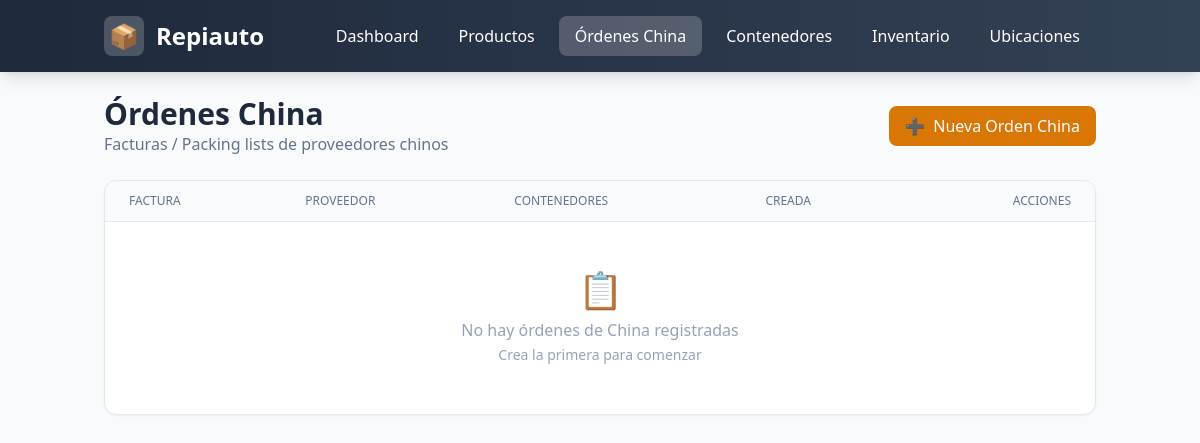
The page /orders-china on the database as committed earlier.
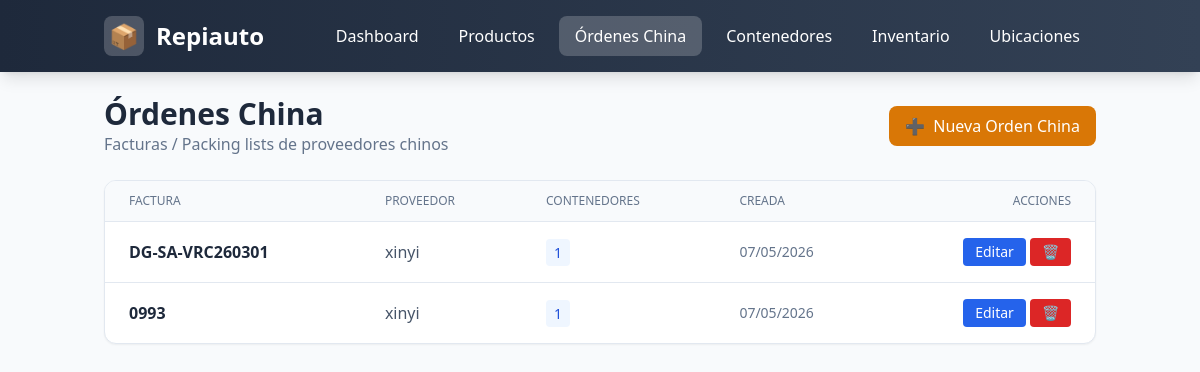
The same page on the database as committed later.
### main.py (models this page shows)
class Base(DeclarativeBase):
    pass

class OrderChina(Base):
    __tablename__ = "orders_china"
    id: Mapped[int] = mapped_column(Integer, primary_key=True)
    invoice_number: Mapped[str] = mapped_column(String(100), unique=True, index=True)
    supplier: Mapped[Optional[str]] = mapped_column(String(200), nullable=True)
    created_at: Mapped[datetime] = mapped_column(DateTime, default=datetime.utcnow)
    containers = relationship("ShippingContainer", back_populates="order_china")

### main.py (the view)
@app.get("/orders-china", response_class=HTMLResponse)
async def orders_china(request: Request):
    try:
        db = SessionLocal()
        try:
            rows = db.query(OrderChina).order_by(OrderChina.created_at.desc()).all()
            result = []
            for o in rows:
                container_count = db.query(ShippingContainer).filter(ShippingContainer.orders_china_id == o.id).count()
                result.append({"id": o.id, "invoice_number": o.invoice_number, "supplier": o.supplier, "created_at": o.created_at, "container_count": container_count})
        finally:
            db.close()
    except Exception as e:
        logger.error(f"Orders China error: {e}")
        return templates.TemplateResponse("error.html", {"request": request, "title": "Error", "message": "No se pudieron cargar las órdenes."})
    return templates.TemplateResponse("orders_china.html", {"request": request, "orders": result})

### templates/orders_china.html (shortened to what this page needs)
{% extends "base.html" %}
{% block content %}
<div class="flex justify-between items-center mb-6">
    <div>
        <h2 class="text-3xl font-bold text-slate-800">Órdenes China</h2>
        <p class="text-slate-500">Facturas / Packing lists de proveedores chinos</p>
    </div>
    <button onclick="openModal('Nueva Orden China', `<form method='post' action='/orders-china' class='space-y-4'>
        <div>
            <label class='block text-sm font-medium text-slate-700 mb-1'>Número de Factura *</label>
            <input type='text' name='invoice_number' required class='w-full px-3 py-2 border border-slate-300 rounded-lg' placeholder='Ej: 0989'>
        </div>
        <div>
            <label class='block text-sm font-medium text-slate-700 mb-1'>Proveedor</label>
            <input type='text' name='supplier' class='w-full px-3 py-2 border border-slate-300 rounded-lg' placeholder='Nombre del proveedor'>
        </div>
        <div class='flex justify-end gap-2'>
            <button type='button' onclick='closeModal()' class='px-4 py-2 text-slate-600 hover:bg-slate-100 rounded-lg'>Cancelar</button>
            <button type='submit' class='px-4 py-2 bg-amber-600 text-white rounded-lg hover:bg-amber-700'>Crear</button>
        </div>
    </form>`)" class="px-4 py-2 bg-amber-600 text-white rounded-lg hover:bg-amber-700 flex items-center gap-2">
    <span>➕</span> Nueva Orden China
</button>
</div>
<div class="bg-white rounded-xl shadow-sm border border-slate-200 overflow-hidden">
    <table class="min-w-full divide-y divide-slate-200">
        <thead class="bg-slate-50">
            <tr>
                <th class="px-6 py-3 text-left text-xs font-medium text-slate-500 uppercase">Factura</th>
                <th class="px-6 py-3 text-left text-xs font-medium text-slate-500 uppercase">Proveedor</th>
                <th class="px-6 py-3 text-left text-xs font-medium text-slate-500 uppercase">Contenedores</th>
                <th class="px-6 py-3 text-left text-xs font-medium text-slate-500 uppercase">Creada</th>
                <th class="px-6 py-3 text-right text-xs font-medium text-slate-500 uppercase">Acciones</th>
            </tr>
        </thead>
        <tbody class="divide-y divide-slate-200">
            {% for o in orders %}
            <tr class="hover:bg-slate-50">
                <td class="px-6 py-4"><strong class="text-slate-800">{{ o.invoice_number }}</strong></td>
                <td class="px-6 py-4 text-slate-600">{{ o.supplier or '—' }}</td>
                <td class="px-6 py-4"><span class="px-2 py-1 bg-blue-50 text-blue-700 rounded text-sm">{{ o.container_count }}</span></td>
                <td class="px-6 py-4 text-slate-500 text-sm">{{ o.created_at.strftime('%d/%m/%Y') if o.created_at else '' }}</td>
                <td class="px-6 py-4 text-right">
                    <button onclick="editOrderChina({{ o.id }}, '{{ o.invoice_number }}', '{{ o.supplier or '' }}')" class="px-3 py-1 bg-blue-600 text-white rounded text-sm hover:bg-blue-700">Editar</button>
                    <button onclick="deleteOrderChina({{ o.id }})" class="px-3 py-1 bg-red-600 text-white rounded text-sm hover:bg-red-700">🗑️</button>
                </td>
            </tr>
            {% else %}
            <tr>
                <td colspan="5" class="px-6 py-12 text-center text-slate-400">
                    <div class="text-4xl mb-2">📋</div>
                    No hay órdenes de China registradas<br>
                    <span class="text-sm">Crea la primera para comenzar</span>
                </td>
            </tr>
            {% endfor %}
        </tbody>
    </table>
</div>
{% endblock %}

Rows that differ between the two databases and show on the page:
added OrderChina: invoice_number "DG-SA-VRC260301", supplier "xinyi", container_count "1", created_at "07/05/2026"
added OrderChina: invoice_number "0993", supplier "xinyi", container_count "1", created_at "07/05/2026"
Other text that changed with them:
text no longer shown: "📋 No hay órdenes de China registradas Crea la primera para comenzar"
